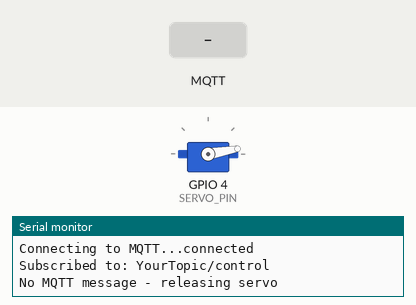
Recording of a sketch running on a simulated ESP32-C3. On the bench: servo, the last lines printed to the serial monitor. Inputs (shaded band) come from the test bench. WiFi joins after 1.5 s; servers stay silent unless stated; no MQTT or app messages arrive unless stated.

Above: at 2.7 s.
2.8 s: MQTT message "90" arrives on the first subscribed topic
At 3.6 s:
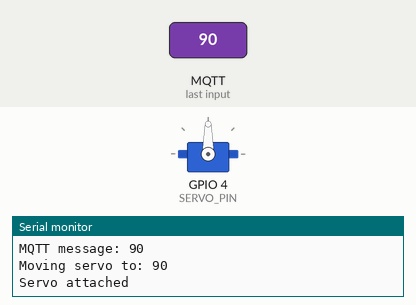
5.3 s: MQTT message "200" arrives on the first subscribed topic
At 6.1 s:
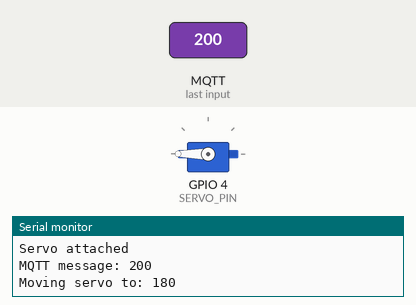
7.8 s: MQTT message "on" arrives on the first subscribed topic
At 10.0 s:
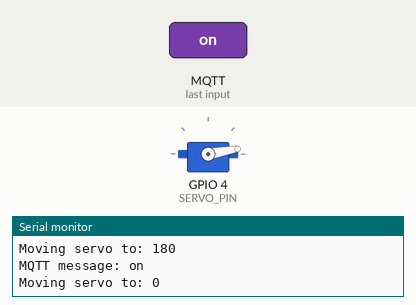
Timing chart, 0 to 11.5 s (numbered marks = the images above; inputs shaded):
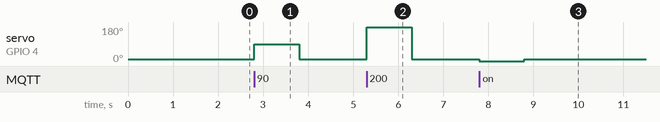

Measured:
- after the input at 2.8 s, servo on GPIO 4 (SERVO_PIN): 10° → 90° at once, → 10° 1.0 s later
- after the input at 5.3 s, servo on GPIO 4 (SERVO_PIN): 10° → 180° at once, → 10° 1.0 s later
- after the input at 7.8 s, servo on GPIO 4 (SERVO_PIN): 10° → 0° at once, → 10° 1.0 s later

The sketch:

esp_door_opener.ino
```cpp
#include <WiFi.h>
#include <PubSubClient.h>
#include <ESP32Servo.h>

// =====================
// WiFi
// =====================
const char* WIFI_SSID = "YOUR_WIFI"; //use 2.4ghz ones
const char* WIFI_PASSWORD = "WIFI_PASSWORD";

// =====================
// MQTT
// =====================
const char* MQTT_SERVER = "broker.hivemq.com"; //you can use any other mqtt server aswell
const int MQTT_PORT = 1883;

const char* MQTT_TOPIC = "YourTopic/control";  //make sure that you change this so that anyone can't open your door

// =====================
// Servo
// =====================
#define SERVO_PIN 4  // change servo pin number as per your connection

Servo servo;

WiFiClient espClient;
PubSubClient mqttClient(espClient);

// =====================
// Servo timeout
// =====================
unsigned long lastMessageTime = 0;

const unsigned long SERVO_TIMEOUT = 2000;  // 2 seconds


// =====================
// Connect WiFi
// =====================
void connectWiFi() {

  Serial.print("Connecting to WiFi");

  WiFi.begin(WIFI_SSID, WIFI_PASSWORD);

  while (WiFi.status() != WL_CONNECTED) {
    delay(500);
    Serial.print(".");
  }

  Serial.println();
  Serial.println("WiFi connected");

  Serial.print("ESP32 IP: ");
  Serial.println(WiFi.localIP());
}


// =====================
// MQTT callback
// =====================
void mqttCallback(char* topic, byte* payload, unsigned int length) {

  String message = "";

  for (unsigned int i = 0; i < length; i++) {
    message += (char)payload[i];
  }

  Serial.print("MQTT message: ");
  Serial.println(message);

  int angle = message.toInt();

  angle = constrain(angle, 0, 180);

  Serial.print("Moving servo to: ");
  Serial.println(angle);

  // Re-attach servo if it was detached
  if (!servo.attached()) {
    servo.attach(SERVO_PIN, 500, 2400);
    Serial.println("Servo attached");
  }

  servo.write(angle);
  delay(1000);
  servo.write(10);

  // Reset timeout
  lastMessageTime = millis();
}


// =====================
// Connect MQTT
// =====================
void connectMQTT() {

  while (!mqttClient.connected()) {

    Serial.print("Connecting to MQTT...");

    String clientID = "ESP32C3_Servo_";
    clientID += String((uint32_t)ESP.getEfuseMac(), HEX);

    if (mqttClient.connect(clientID.c_str())) {

      Serial.println("connected");

      mqttClient.subscribe(MQTT_TOPIC);

      Serial.print("Subscribed to: ");
      Serial.println(MQTT_TOPIC);

    } else {

      Serial.print("failed, rc=");
      Serial.println(mqttClient.state());

      delay(2000);
    }
  }
}


// =====================
// Setup
// =====================
void setup() {

  Serial.begin(115200);

  // Servo
  servo.setPeriodHertz(50);
  servo.attach(SERVO_PIN, 500, 2400);

  servo.write(10);

  // Start timeout timer
  lastMessageTime = millis();

  // WiFi
  connectWiFi();

  // MQTT
  mqttClient.setServer(MQTT_SERVER, MQTT_PORT);
  mqttClient.setCallback(mqttCallback);

  connectMQTT();
}


// =====================
// Loop
// =====================
void loop() {

  // WiFi reconnect
  if (WiFi.status() != WL_CONNECTED) {
    connectWiFi();
  }

  // MQTT reconnect
  if (!mqttClient.connected()) {
    connectMQTT();
  }

  mqttClient.loop();


  // =====================
  // Servo timeout
  // =====================

  if (servo.attached() &&
      millis() - lastMessageTime > SERVO_TIMEOUT) {

    Serial.println("No MQTT message - releasing servo");

    servo.detach();
  }
}
```
